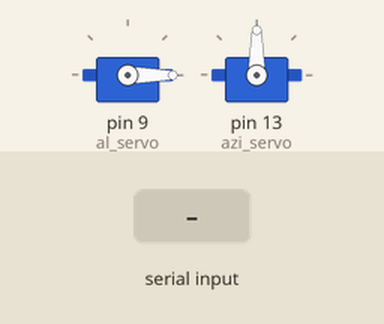
Simulated run of this sketch. Board: Arduino Uno, built with avr-gcc and run on an emulated ATmega328P. Shown: 2 × servo. The inputs (shaded band) are chosen by the test bench.

Above: at 1.2 s.
1.3 s: "1" received over Serial
At 2.5 s:
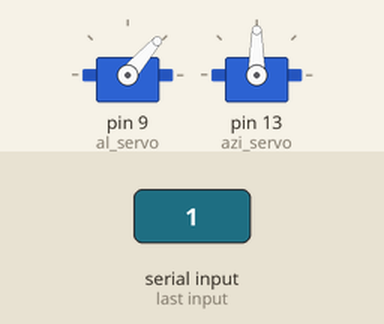
2.8 s: "0" received over Serial
At 3.8 s:
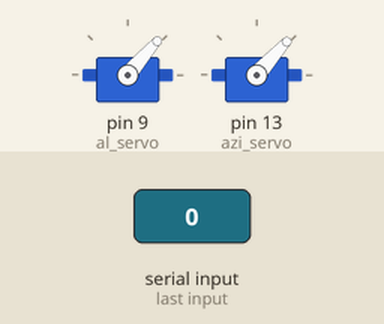
Timing chart, 0 to 5.8 s (numbered marks = the images above; inputs shaded):
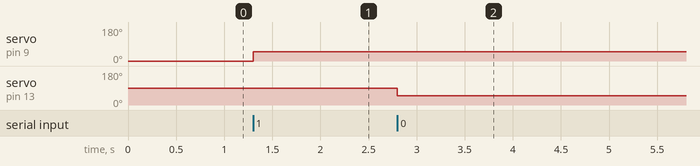

The sketch:

Servo_control.ino
```cpp
#include<Servo.h>
Servo al_servo;
Servo azi_servo;
bool count=0;

void setup()
{
  al_servo.attach(9); //attach altitude servo to digital pin 9
  azi_servo.attach(13); //attach azimuth servo to digital pin 13
  al_servo.write(0); //init
  azi_servo.write(90); //init
  Serial.begin(9600); //begin serial comm
}

void loop()
{
  if(Serial.available() && count==0) //if data is available, control servos
  {
    al_servo.write(int(Serial.read()));
    count=1;
  }
  else if(Serial.available() && count==1)
  {
    azi_servo.write(int(Serial.read()));
    count=0;
  }
}
```

Measured:
- after the input at 1.3 s, servo on pin 9 (al_servo): 0° → 49° at once
- after the input at 2.8 s, servo on pin 13 (azi_servo): 90° → 48° at once
